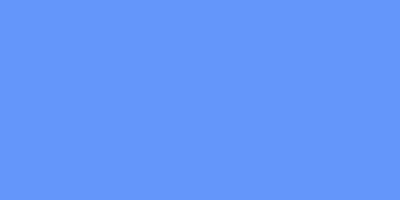
Frame 1 (no input)
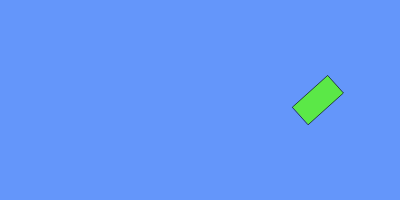
Frame 60 (no input)
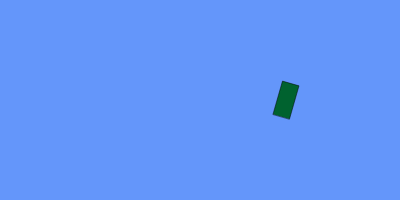
Frame 120 (the mouse pressed at the canvas centre since frame 60)

The p5.js sketch that drew these frames (run headless with seeded random() and noise() and a simulated clock; from frame 60 on, the mouse is pressed at the canvas centre):

// p5.js sketch
// ── sketch.js
let x = 200;
let dx = 2;
let w = 80;
let h = 40;

let r, g, b;
let dr, dg, db;

function setup() {
  createCanvas(400, 200);
  rectMode(CENTER);
  angleMode(DEGREES);

  r = random(255);
  g = random(255);
  b = random(255);

  dr = random(-5, 5);
  dg = random(-5, 5);
  db = random(-5, 5);
}

function draw() {
  background(100, 150, 250);

  
  translate(x, height / 2);
  scale(abs(2 * (x - width / 2) / width));
  rotate(abs(x));
  
  fill(r, g, b);
  rect(0, 0, w, h);
  
  x = x + dx;
  
  if(x > width - w / 2 || x < w / 2)
    dx = -dx;
    
   r = r + dr;
   if(r < 0 || r > 255)
        dr = -dr;
   g = g + dg;
   if(g < 0 || g > 255)
        dg = -dg;
   b = b + db;
   if(b < 0 || b > 255)
        db = -db;
}
